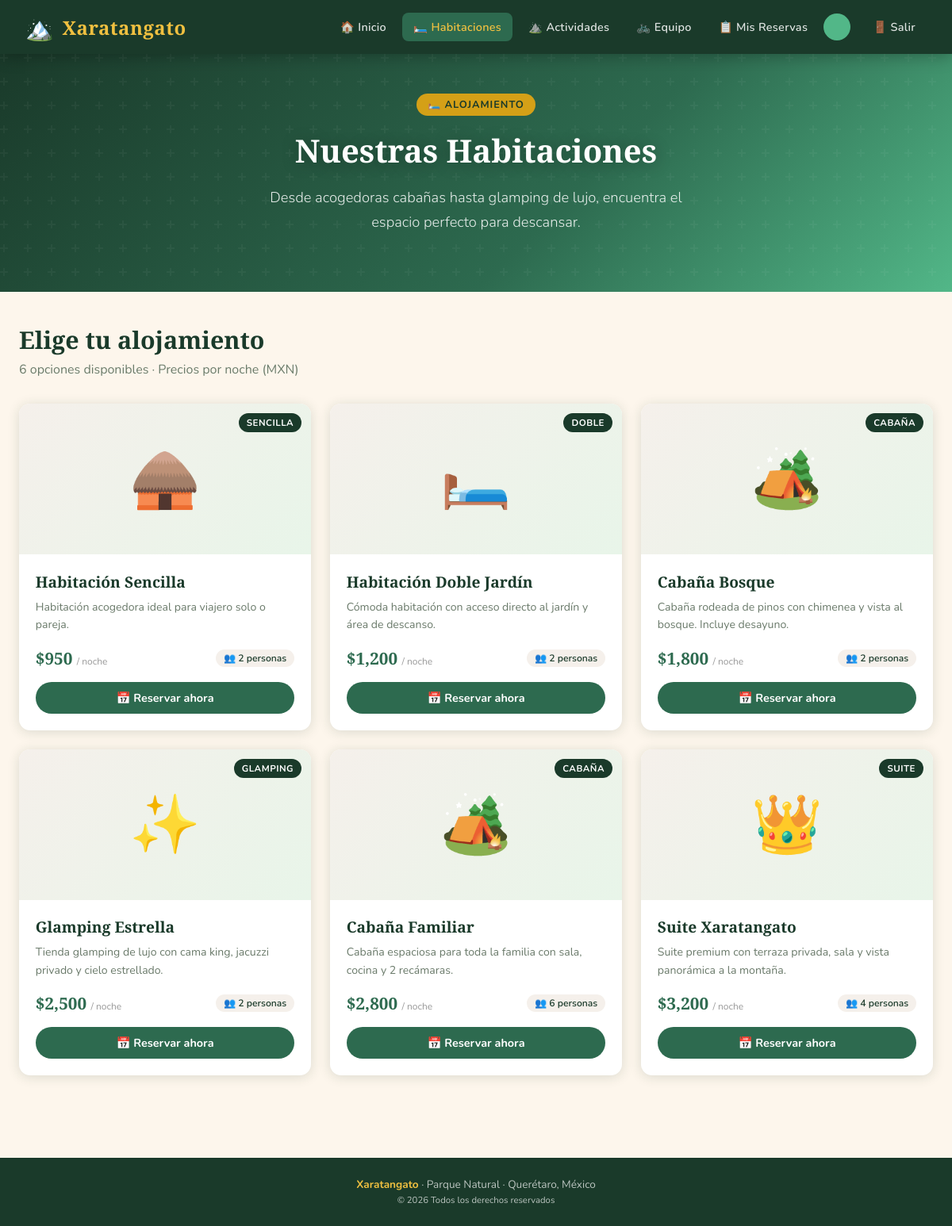
The app's page /xaratangato/habitaciones.php (signed in) with its own data.
### tables this page shows
CREATE TABLE IF NOT EXISTS habitaciones (
    id INT AUTO_INCREMENT PRIMARY KEY,
    nombre VARCHAR(100) NOT NULL,
    descripcion TEXT,
    capacidad INT NOT NULL,
    precio_noche DECIMAL(10,2) NOT NULL,
    imagen VARCHAR(255),
    disponible TINYINT(1) DEFAULT 1,
    tipo ENUM('sencilla','doble','suite','cabaña','glamping') DEFAULT 'sencilla'
);

### xaratangato/habitaciones.php (the view, shortened to what this page needs)
<?php
$db = getDB();
$result = $db->query("SELECT * FROM habitaciones WHERE disponible=1 ORDER BY precio_noche ASC");
$habitaciones = $result->fetch_all(MYSQLI_ASSOC);
$tipos = ['cabaña'=>'🏕️','glamping'=>'✨','suite'=>'👑','doble'=>'🛏️','sencilla'=>'🛖'];
?>
<!DOCTYPE html>
<html lang="es">
<head>
<link rel="stylesheet" href="css/styles.css">
</head>
<body>
<?php include 'includes/navbar.php'; ?>
<div class="hero" style="padding:50px 2rem 40px;">
  <div class="hero-badge">🛏️ Alojamiento</div>
  <h1 class="hero-title" style="font-size:2.5rem;">Nuestras Habitaciones</h1>
  <p class="hero-subtitle">Desde acogedoras cabañas hasta glamping de lujo, encuentra el espacio perfecto para descansar.</p>
</div>
<div class="section-content">
  <h2 class="section-title">Elige tu alojamiento</h2>
  <p class="section-desc"><?= count($habitaciones) ?> opciones disponibles · Precios por noche (MXN)</p>
  <div class="cards-grid">
    <?php foreach ($habitaciones as $h):
      $emoji = $tipos[$h['tipo']] ?? '🏠';
    ?>
    <div class="card">
      <div class="card-img">
        <div class="img-placeholder"><?= $emoji ?></div>
        <span class="card-badge"><?= ucfirst($h['tipo']) ?></span>
      </div>
      <div class="card-body">
        <h3 class="card-title"><?= htmlspecialchars($h['nombre']) ?></h3>
        <p class="card-desc"><?= htmlspecialchars($h['descripcion']) ?></p>
        <div class="card-meta">
          <div class="card-price">$<?= number_format($h['precio_noche'],0) ?> <small>/ noche</small></div>
          <div class="card-info">
            <span class="tag">👥 <?= $h['capacidad'] ?> personas</span>
          </div>
        </div>
        <button class="btn btn-primary"
          onclick="abrirModal('habitacion',<?= $h['id'] ?>,'<?= addslashes($h['nombre']) ?>',<?= $h['precio_noche'] ?>,'noche')">
          📅 Reservar ahora
        </button>
      </div>
    </div>
    <?php endforeach; ?>
  </div>
</div>
<footer>
  <strong>Xaratangato</strong> · Parque Natural · Querétaro, México<br>
  <small>© <?= date('Y') ?> Todos los derechos reservados</small>
</footer>
</body>
</html>

### xaratangato/css/styles.css (style rules this page uses)
:root { --verde-oscuro: #1a3a2a; --verde-medio: #2d6a4f; --verde-claro: #52b788; --dorado: #d4a017; --dorado-claro: #f0c040; --tierra: #8b5e3c; --crema: #fdf6ec; --blanco: #ffffff; --gris-suave: #f5f0eb; --texto: #1a1a1a; --sombra: rgba(26,58,42,0.15); --radio: 14px; --radio-sm: 8px; --transicion: 0.3s cubic-bezier(0.4,0,0.2,1); }
*, *::before, *::after { box-sizing: border-box; margin: 0; padding: 0; }
html { scroll-behavior: smooth; }
body { font-family: 'Nunito', sans-serif; background: var(--crema); color: var(--texto); min-height: 100vh; }
h1, h2, h3 { font-family: 'Playfair Display', serif; }
.hero { background: linear-gradient(135deg, var(--verde-oscuro) 0%, var(--verde-medio) 60%, var(--verde-claro) 100%); color: white; text-align: center; padding: 80px 2rem 60px; position: relative; overflow: hidden; }
.hero::before { content: ''; position: absolute; inset: 0; }
.hero-title { font-size: clamp(2.2rem, 5vw, 3.8rem); font-weight: 900; text-shadow: 0 2px 20px rgba(0,0,0,0.3); margin-bottom: 1rem; position: relative; }
.hero-subtitle { font-size: 1.15rem; opacity: 0.88; max-width: 560px; margin: 0 auto 2rem; font-weight: 300; line-height: 1.7; position: relative; }
.hero-badge { display: inline-block; background: var(--dorado); color: var(--verde-oscuro); font-weight: 700; font-size: 0.8rem; padding: 5px 14px; border-radius: 20px; letter-spacing: 1px; text-transform: uppercase; margin-bottom: 1rem; position: relative; }
.section-content { max-width: 1200px; margin: 0 auto; padding: 2.5rem 1.5rem; }
.section-title { font-size: 1.9rem; color: var(--verde-oscuro); margin-bottom: 0.4rem; }
.section-desc { color: #6b7c6b; margin-bottom: 2rem; font-size: 1rem; }
.cards-grid { display: grid; grid-template-columns: repeat(auto-fill, minmax(300px, 1fr)); gap: 1.5rem; }
.card { background: white; border-radius: var(--radio); overflow: hidden; box-shadow: 0 2px 15px var(--sombra); transition: var(--transicion); display: flex; flex-direction: column; }
.card-img { height: 190px; overflow: hidden; position: relative; }
.card-img .img-placeholder { width: 100%; height: 100%; display: flex; align-items: center; justify-content: center; font-size: 4.5rem; background: linear-gradient(135deg, var(--gris-suave), #e8f5e9); }
.card-badge { position: absolute; top: 12px; right: 12px; background: var(--verde-oscuro); color: white; font-size: 0.72rem; font-weight: 700; padding: 4px 10px; border-radius: 20px; text-transform: uppercase; letter-spacing: 0.5px; }
.card-body { padding: 1.3rem; flex: 1; display: flex; flex-direction: column; }
.card-title { font-size: 1.2rem; color: var(--verde-oscuro); margin-bottom: 0.5rem; }
.card-desc { font-size: 0.88rem; color: #6a7a6a; line-height: 1.6; flex: 1; margin-bottom: 1rem; }
.card-meta { display: flex; justify-content: space-between; align-items: center; margin-bottom: 1rem; flex-wrap: wrap; gap: 6px; }
.card-price { font-size: 1.3rem; font-weight: 700; color: var(--verde-medio); font-family: 'Playfair Display', serif; }
.card-price small { font-size: 0.75rem; font-family: 'Nunito', sans-serif; font-weight: 400; color: #999; }
.card-info { display: flex; gap: 10px; flex-wrap: wrap; }
.tag { background: var(--gris-suave); color: var(--verde-oscuro); font-size: 0.76rem; font-weight: 600; padding: 3px 10px; border-radius: 20px; }
.btn { display: inline-flex; align-items: center; justify-content: center; gap: 6px; padding: 10px 22px; border: none; border-radius: 30px; font-family: 'Nunito', sans-serif; font-weight: 700; font-size: 0.9rem; cursor: pointer; transition: var(--transicion); text-decoration: none; }
.btn-primary { background: var(--verde-medio); color: white; width: 100%; }
footer { background: var(--verde-oscuro); color: rgba(255,255,255,0.7); text-align: center; padding: 1.5rem; font-size: 0.85rem; margin-top: 4rem; }
footer strong { color: var(--dorado-claro); }

### records on screen
habitaciones: tipo "🛖", tipo "SENCILLA", nombre "Habitación Sencilla", descripcion "Habitación acogedora ideal para viajero solo o pareja.", precio_noche "950", capacidad "2"
habitaciones: tipo "🛏️", tipo "DOBLE", nombre "Habitación Doble Jardín", descripcion "Cómoda habitación con acceso directo al jardín y área de descanso.", precio_noche "1,200", capacidad "2"
habitaciones: tipo "🏕️", tipo "CABAÑA", nombre "Cabaña Bosque", descripcion "Cabaña rodeada de pinos con chimenea y vista al bosque. Incluye desayuno.", precio_noche "1,800", capacidad "2"
habitaciones: tipo "✨", tipo "GLAMPING", nombre "Glamping Estrella", descripcion "Tienda glamping de lujo con cama king, jacuzzi privado y cielo estrellado.", precio_noche "2,500", capacidad "2"
habitaciones: tipo "🏕️", tipo "CABAÑA", nombre "Cabaña Familiar", descripcion "Cabaña espaciosa para toda la familia con sala, cocina y 2 recámaras.", precio_noche "2,800", capacidad "6"
habitaciones: tipo "👑", tipo "SUITE", nombre "Suite Xaratangato", descripcion "Suite premium con terraza privada, sala y vista panorámica a la montaña.", precio_noche "3,200", capacidad "4"

### other values on screen
count($habitaciones) "6"
